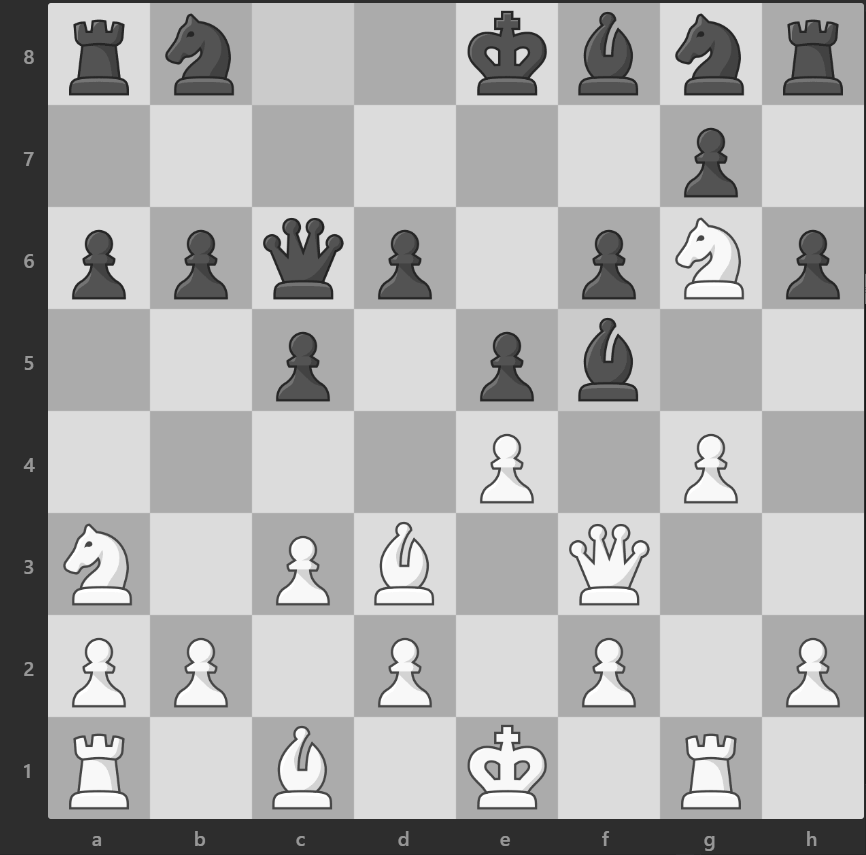
#> input picture img/board_infos/Boards_Examples/Board1.png, 866 x 855 px
$ python TestClassifiers.py
#> lines starting #> are read from the running program, lines starting #| are printed output that depends on the picture; after the words box and inside, x2 and y2 are one past the last pixel; in counts of white or black regions, pixels touching at a corner belong together
import cv2
import numpy as np

processed_img = cv2.imread('img/board_infos/Boards_Examples/Board1.png')
#> processed_img is the input picture: shape (855, 866, 3); mean B, G, R 173.1, 173.1, 173.1

Rook_mask = cv2.imread('img/board_infos/masks/Rook_mask.png')
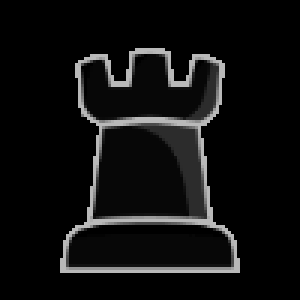
#> input picture img/board_infos/masks/Rook_mask.png, 100 x 100 px (shown 3 times larger)
#> Rook_mask is the input picture: shape (100, 100, 3); min 0, max 185, mean 15.6

W_Rook = cv2.imread('img/board_infos/W_Rook/W_Rook_wbg.png')
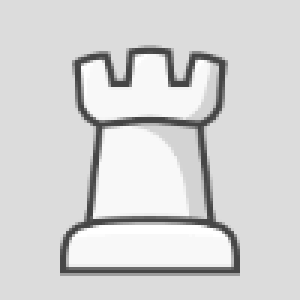
#> input picture img/board_infos/W_Rook/W_Rook_wbg.png, 100 x 100 px (shown 3 times larger)
#> W_Rook is the input picture: shape (100, 100, 3); min 70, max 255, mean 213.3

w, h = W_Rook.shape[:-1]
#> w = 100; h = 100

res = cv2.matchTemplate(processed_img, W_Rook, cv2.TM_CCOEFF_NORMED, mask = Rook_mask)
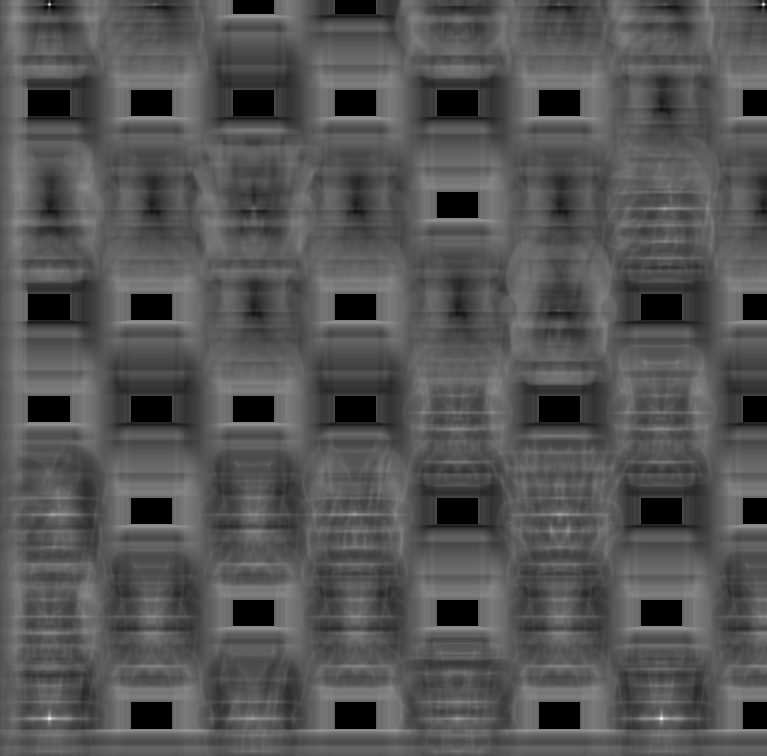
#> res: shape (756, 767) float32; 5.37% of the values are NaN or infinite; the others: min -0.519, max 1, mean 0.0128; drawn with min black, max white, NaN and infinite black
threshold = 0.99
loc = np.where(res >= threshold)
#> loc = ([718, 718], [49, 661])
i = 0
for pt in zip(*loc[::-1]):  # Switch collumns and rows
    cv2.rectangle(processed_img, pt, (pt[0] + w, pt[1] + h), (255, 0, 0), 2)
    i = i+1
    print(pt[1])
#> this loop made 2 passes
#> (pt, i) on passes 1 to 2: ((49, 718), 1), ((661, 718), 2)
#| 718
#| 718
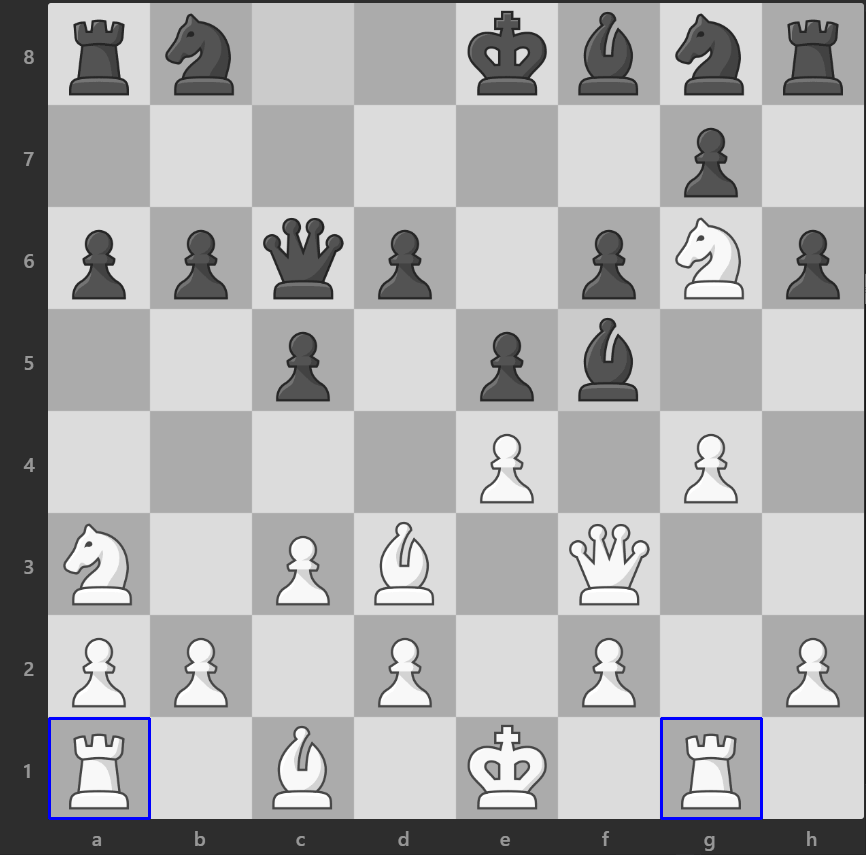
#> processed_img: shape (855, 866, 3); 0.32% of pixels changed, all inside (x1, y1, x2, y2) = (48, 717, 763, 820)
#> after the loop, i = 2
print(loc)
#| (array([718, 718]), array([ 49, 661]))

Line = cv2.imread('img/board_infos/Board_Infos/Un.png')

#> (the run stopped early here; a loop or call above may not have finished)
